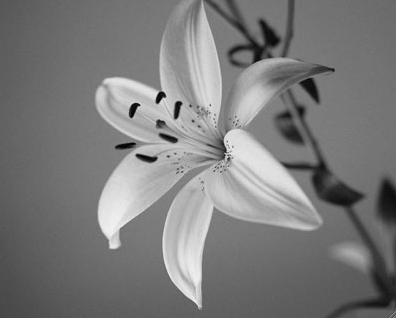
#> input picture TP02/figs/flower.png, 396 x 318 px
$ jupyter execute --allow-errors bti_tp02.ipynb   (older library calls are emulated)
#> lines starting #> are read from the running program, lines starting #| are printed output that depends on the picture; after the words box and inside, x2 and y2 are one past the last pixel; in counts of white or black regions, pixels touching at a corner belong together
[cell 1]
import numpy as np
import matplotlib.pyplot as plt
import cv2
from tools import *
plt.rcParams['image.cmap'] = 'gray'
plt.rcParams['figure.figsize'] = [5.0, 5.0]
plt.rcParams['figure.dpi'] = 140

PARTIE 1 :

1/ Lire l’image flower.jpg en niveau de gris via cv2

[cell 2]
im_gray = cv2.imread('./figs/flower.png', cv2.IMREAD_COLOR)
#> im_gray is the input picture: shape (318, 396, 3); min 0, max 243, mean 123
# im_gray = cv2.imread('/content/drive/MyDrive/CoursBTI/figs/flower.png', 0)
plt.imshow(im_gray)

[cell 3]
im_gray.shape
#> Out = (318, 396, 3)

[cell 4]
# # Reshape the grayscale image to have a third dimension
# im_gray= im_gray.reshape(im_gray.shape[0], im_gray.shape[1], 1)

[cell 5]
# [13 lines of commented-out code are left out]

[cell 6]
# img_moy.shape

[cell 7]
# [16 lines of commented-out code are left out]

[cell 8]
# [21 lines of commented-out code are left out]

appliquer le filtre moyenner pour différentes valeurs de taille
de filtre (3,7,11) avec padding nécessaire pour conserver la dimension initiale de l’image

[cell 9]
def apply_mean_filter(image: np.ndarray, filter_size: int) -> np.ndarray:
    """Applies a mean filter of given size to the given image.
    Args:
        image (np.ndarray): 3D matrix to be filtered. Shape must be in HWC format.
        filter_size (int): The size of the mean filter. Must be an odd integer.
    Returns:
        np.ndarray: The filtered image.
    """
    kernel = np.ones((filter_size, filter_size)) / (filter_size ** 2)
    return apply_filter_to_image(image, kernel)

#> (a cell that did not finish here is left out)

Appliquer le stride et la dilatation sans padding et pour différentes valeurs (2,5,11) et (1,3,5) respectivement.

#> (a cell that did not finish here is left out)

#> (a cell that did not finish here is left out)

#> (a cell that did not finish here is left out)

[cell 14]
# Define kernel
kernel_size = 3
#> (the rest of this cell did not finish here and is left out)

2/ Automatiser le processus précédant. Créer une fonction pour la construction du filtre moyenneur à
l’instar de la fonction gaussian_mask. Faire une fonction filter_analysis qui prend en entrée une image
et la fonction du filtre souhaité et qui renvoi la figure des comparaisons.

[cell 15]
from typing import List, Tuple, Callable

def mean_filter(size: int) -> np.ndarray:
    """Construct a mean filter of a given size.

    Args:
        size (int): The size of the filter.

    Returns:
        np.ndarray: A 2D mean filter of the given size.
    """
    return np.ones((size, size)) / (size ** 2)

def filter_analysis(image: np.ndarray, filter_func: Callable[[int], np.ndarray], filter_sizes: List[int]) -> None:
    """Apply a filter to an image for different filter sizes and plot the results.

    Args:
        image (np.ndarray): The input image.
        filter_func (Callable[[int], np.ndarray]): A function that constructs a filter of a given size.
        filter_sizes (List[int]): A list of filter sizes to use.
    """
    fig, axs = plt.subplots(nrows=1, ncols=len(filter_sizes) + 1, figsize=(15, 5))
    axs[0].imshow(image)
    axs[0].set_title('Original Image')

    for i, size in enumerate(filter_sizes):
        kernel = filter_func(size)
        filtered_image = apply_filter_to_image(image, kernel)
        axs[i + 1].imshow(filtered_image)
        axs[i + 1].set_title(f'Filtered (Size: {size})')

    plt.show()

[cell 16]
# Analyser les filtres moyens de différentes tailles
filter_sizes = [3, 7, 11, 15]
#> (the rest of this cell did not finish here and is left out)

3/ Refaire l’expérience précédente sur une image couleur.

[cell 17]
im_color = cv2.imread('./figs/red_bird.png')
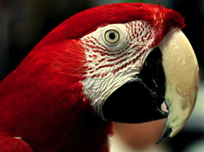
#> input picture TP02/figs/red_bird.png, 204 x 152 px
#> im_color is the input picture: shape (152, 204, 3); mean B, G, R 40.5, 49.3, 93.7
im_color= cv2.cvtColor(im_color, cv2.COLOR_BGR2RGB)

plt.imshow(im_color)

[cell 18]
# Analyser les filtres moyens de différentes tailles
filter_sizes = [3, 7, 11, 15]
#> (the rest of this cell did not finish here and is left out)

4/ Construir les fonctions permettant de calculer : Gx = I ⊛ Sx et Gy = I ⊛ Sy.

[cell 19]
def get_gradient(img):
    # calculate gradients
    g_x = cv2.Sobel(img, cv2.CV_64F, 1, 0, ksize=3)
    g_y = cv2.Sobel(img, cv2.CV_64F, 0, 1, ksize=3)
    return g_x, g_y

5/ La fonction permettant de calculer le module du gradient de l’image estimé de chaque pixel GI et leur
direction θI .

[cell 20]
def grad_mag_orient(gx, gy):
    # Calculate gradient magnitude
    mag = np.sqrt(gx**2 + gy**2)

    # Calculate gradient orientation
    ori = np.arctan2(gy, gx)
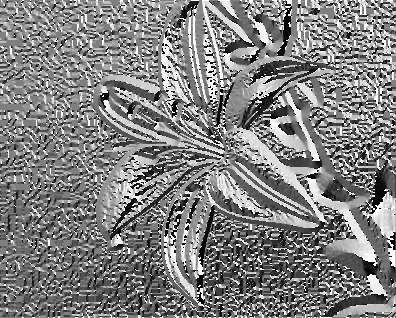
#> ori: shape (318, 396, 3) float64; min -3.14, max 3.14, mean 0.0439; drawn with min black and max white

    return mag, ori

[cell 21]
g_x, g_y= get_gradient(im_gray)

[cell 22]
mag, ori= grad_mag_orient(g_x,g_y)

6/ A l’aide de la fonction grad_orientation, afficher les orientations ajustées sur les 8 directions

[cell 23]
bins = 8
#> (the rest of this cell did not finish here and is left out)

7/ La fonction d’un filtre détecteur de contours du premier ordre en incluant seuillage au module du gradient de l’image calculé

[cell 24]
def edge_detection(img, threshold):
    # Convertir l'image en niveaux de gris
#> called with threshold = 0.8
    gray = cv2.cvtColor(img, cv2.COLOR_BGR2GRAY)

    # Appliquer le filtre de Sobel pour calculer les gradients
    sobelx = cv2.Sobel(gray, cv2.CV_64F, 1, 0, ksize=3)
    sobely = cv2.Sobel(gray, cv2.CV_64F, 0, 1, ksize=3)

    # Calculer le module du gradient de l'image
    grad_mag = np.sqrt(sobelx**2 + sobely**2)

    # Appliquer un seuillage sur le module du gradient pour détecter les contours
    edges = np.zeros(grad_mag.shape, dtype=np.uint8)
    edges[grad_mag > threshold] = 255

    return edges
# La fonction prend en entrée une image en couleur et un seuil pour le module du gradient. Elle renvoie une image binaire où les pixels blancs représentent les contours détectés.

[cell 25]
edge=edge_detection(im_color,0.8)
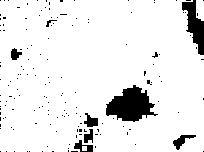
#> edge: shape (152, 204); 91.7% white; 162 black regions (154 under 20 px), largest, box (x1, y1, x2, y2) and area: (106, 85, 158, 122) 1132, (182, 0, 204, 55) 600, (173, 135, 196, 150) 137

[cell 26]
fig, (ax1, ax2) = plt.subplots(ncols=2, figsize=(10, 5))
ax1.imshow(im_color, cmap='gray')
ax1.set_title('Original Image')
ax1.axis('off')
ax2.imshow(edge, cmap='gray')
ax2.set_title('Filtered Image')
ax2.axis('off')
plt.show()

8/ La fonction permettant de calculer LI = I ⊛ L.

[cell 27]
def LI(img):
    # Define kernel L
    L = np.array([[0, 0, -1, 0, 0],
                [0, -1, -2, -1, 0],
                [-1, -2, 16, -2, -1],
                [0, -1, -2, -1, 0],
                [0, 0, -1, 0, 0]], dtype=np.float32)


    # Apply convolution
    LI = cv2.filter2D(img, -1, L)
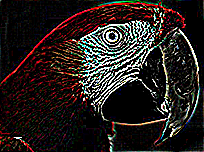
#> LI: shape (152, 204, 3); mean R, G, B 39.4, 32.1, 29.9

    return LI

[cell 28]
 # Display result
LI=LI(im_color)
plt.imshow(LI, cmap='gray')
plt.colorbar()
plt.axis('off')
plt.title("LI")

La fonction déterminant les points de contours (les passages par 0 de LI )

[cell 29]
def detect_edges_LoG(img, threshold):
    # Convert image to grayscale
#> called with threshold = 50
    if len(img.shape) == 3:
        img = cv2.cvtColor(img, cv2.COLOR_BGR2GRAY)

    # Apply Gaussian smoothing
    img_smooth = cv2.GaussianBlur(img, (5,5), 0)
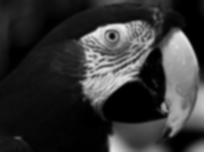
#> img_smooth: shape (152, 204); min 0, max 235, mean 51.7

    # Apply Laplacian operator
    img_LoG = cv2.Laplacian(img_smooth, cv2.CV_64F, ksize=5)
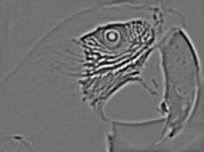
#> img_LoG: shape (152, 204) float64; min -2426, max 3030, mean -0.8; drawn with min black and max white

    # Find zero crossings
    edges = np.zeros_like(img_LoG, dtype=np.uint8)
    height, width = img_LoG.shape[:2]
#> height = 152; width = 204
    for i in range(1, height-1):
        for j in range(1, width-1):
            neighbors = [img_LoG[i-1, j-1], img_LoG[i-1, j], img_LoG[i-1, j+1],
                         img_LoG[i, j-1], img_LoG[i, j+1],
                         img_LoG[i+1, j-1], img_LoG[i+1, j], img_LoG[i+1, j+1]]
            if np.min(neighbors) < 0 and np.max(neighbors) > 0 and np.max(neighbors) - np.min(neighbors) > threshold:
                edges[i, j] = 255
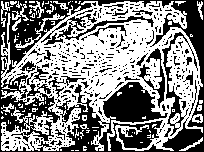
#> edges: shape (152, 204); 52.5% white; 414 black regions (385 under 20 px), largest, box (x1, y1, x2, y2) and area: (0, 0, 204, 152) 10579, (41, 14, 154, 43) 573, (162, 32, 198, 136) 554

    return edges

[cell 30]
edges = detect_edges_LoG(im_color, 50)
plt.imshow(edges, cmap='gray')
plt.colorbar()
plt.axis('off')
plt.title("edges")
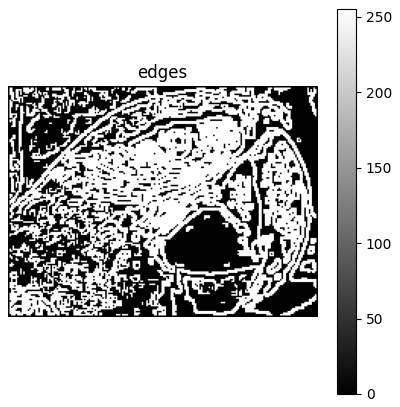
#> figure drawn by matplotlib, 2 panels

PARTIE 2 :

1/ Ecrire une fonction reproduisant le fonctionnement du NMS

[cell 31]
def non_max_suppression(g_m, g_o):
    # Conversion des angles de radians à degrés
    g_o = (g_o * 180 / np.pi) % 180
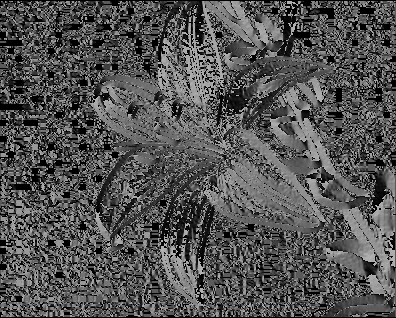
#> g_o: shape (318, 396, 3) float64; min 0, max 179.9, mean 83.3

    # Dimensions de l'image
    w, h = g_m.shape

    # Initialisation de l'image INMS
    INMS = np.zeros((w, h), dtype=np.uint8)

    # Définition des 4 régions pour l'évaluation des non-maxima
    for i in range(1, w-1):
        for j in range(1, h-1):
            q = 255
            r = 255

            # Région 1 (0° - 45°)
            if (0 <= g_o[i,j] < 22.5) or (157.5 <= g_o[i,j] <= 180):
                q = g_m[i, j+1]
                r = g_m[i, j-1]
                 # Région 2 (45° - 90°)
            elif 22.5 <= g_o[i,j] < 67.5:
                q = g_m[i+1, j-1]
                r = g_m[i-1, j+1]
            # Région 3 (90° - 135°)
            elif 67.5 <= g_o[i,j] < 112.5:
                q = g_m[i+1, j]
                r = g_m[i-1, j]
            # Région 4 (135° - 180°)
            elif 112.5 <= g_o[i,j] < 157.5:
                q = g_m[i-1, j-1]
                r = g_m[i+1, j+1]

            # Comparaison avec les voisins
            if (g_m[i,j] >= q) and (g_m[i,j] >= r):
                INMS[i,j] = g_m[i,j]
            else:
                INMS[i,j] = 0

    return INMS
